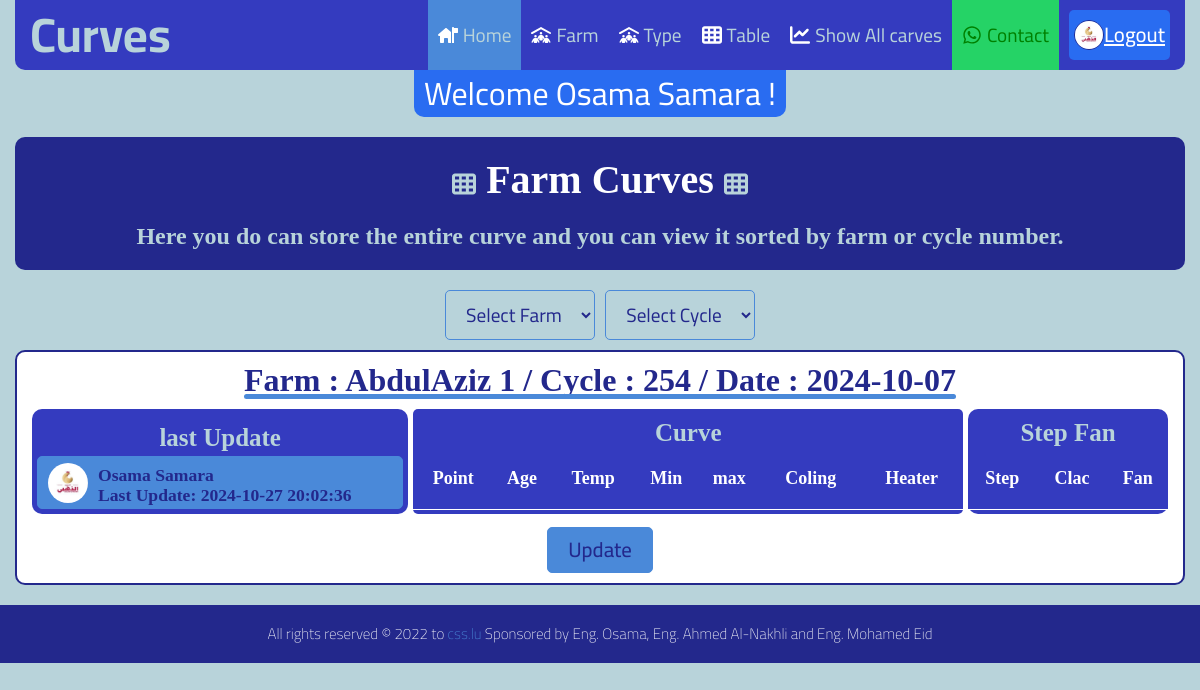
/Page/show.php (signed in), run on the app's committed database.
### tables this page shows
CREATE TABLE `t_maincurve` (
  `User_ID` int(11) NOT NULL,
  `Curve_id` int(11) NOT NULL,
  `Curve_farmID` int(11) NOT NULL,
  `Curve_cycle` int(11) NOT NULL,
  `Curve_countHouse` int(11) NOT NULL,
  `Curve_date` date NOT NULL,
  `Curve_countBard` int(11) NOT NULL,
  `Curve_powerFan` int(11) NOT NULL,
  `Curve_typeCurveID` int(11) NOT NULL,
  `Curve_Last_Update` datetime NOT NULL,
  `Curve_Notes` text NOT NULL
);

CREATE TABLE `t_farm` (
  `farm_id` int(200) NOT NULL,
  `farm_name` varchar(200) NOT NULL
);

### Page/show.php (the view, shortened to what this page needs)
<?php
if (!isset($_SESSION['userName'])) {
    $_SESSION['msg'] = "You must log in first";
    header('location: ../Login/Login.php');
} else {
    $fullNameSession = $_SESSION['fullName'];
    $PowerUser = $_SESSION['PowerUser'];
    $linkImg = $_SESSION['LinkImg'];
}
?>
<!DOCTYPE html>
<html lang="en">
<head>
    <link rel="stylesheet" href="../Css/Normalize.css">
    <link rel="stylesheet" href="../Css/FontAwesome.css">
    <link rel="stylesheet" href="../Css/Main.css">
    <link rel="stylesheet" href="../Css/Media.css">
    <link rel="stylesheet" href="../Css/show.css">
</head>
<body>
    <nav class="navbar container">
        <div class="logo">
            <h2>Curves</h2>
        </div>
        <div class="normal linkToggle">
            <ul class="links">
                <li class="activelink"><i class="fa-solid fa-house-flag"></i><a href="../index.php">Home</a></li>
                <?php
                if ($PowerUser === "boss") {
                    echo '
                        <li><i class="fa-solid fa-people-roof"></i><a href="../Page/farm.php"> Farm</a></li>
                        <li><i class="fa-solid fa-people-roof"></i><a href="../Page/type.php"> Type</a></li>
                        <li><i class="fa-solid fa-table-cells"></i><a href="../Page/table.php"> Table</a></li>
                ';
                }
                ?>
                <li><i class="fa-solid fa-chart-line"></i><a href="../Page/show.php">Show All carves</a></li>
                <li style="background-color: #25D366;"><i class="fa-brands fa-whatsapp " style="color: green;"></i><a
                        href="https://wa.me/+966596733058" style="color: green;">Contact</a></li>
                <div>
                    <form action="">
                        <a class="btn btnOut" type="submit" href="../Function/CloseSession.php"><img class="imgLogo" src="..<?php echo $linkImg; ?>" alt="">Logout</a>
                    </form>
                </div>
            </ul>
        </div>
    </nav>
    <div class="welcome">
        <p><?php echo "Welcome " . $fullNameSession . " !";  ?></p>
    </div>
    <div class="container title ">
        <h2><i class="fa-solid fa-table-cells"></i>Farm Curves<i class="fa-solid fa-table-cells"></i>
        </h2>
        <p>Here you do can store the entire curve and you can view it sorted by farm or cycle number.</p>
    </div>
    <?php
    $Fliter = ' WHERE Curve_cycle =  ( SELECT MAX( `Curve_cycle`) FROM `t_maincurve` ) ';
    ?>
    <div class="selection">
        <form action="" method="get">
            <select name="selectFarm" id="" class="selectFarm" onchange="location = this.value;">
                <option value="">Select Farm</option>
            </select>
        </form>
        <form action="" method="get">
            <select name="" id="" class="selectCyle" onchange="location = this.value;">
                <option value="">Select Cycle</option>
            </select>
        </form>
    </div>
    <?php
    include '../Function/dbConnection.php';
    $resultAjax = 0;
    $sqlMainCurve = "SELECT * FROM `t_maincurve` $Fliter ORDER BY `t_maincurve`.`Curve_cycle` DESC";
    $resultMainCurve = $conn->query($sqlMainCurve);
    if ($resultMainCurve->num_rows > 0) {
        $btnUpdateID = 0;
        while ($rowMainCurve = $resultMainCurve->fetch_assoc()) {
            $btnUpdateID++;
            $resultAjax++;
            $sqlFarm = "SELECT * FROM `t_farm` WHERE farm_id = '$rowMainCurve[Curve_farmID]'";
            $resultFarm = $conn->query($sqlFarm);
            if ($resultFarm->num_rows > 0) {
                $rowFarm = $resultFarm->fetch_assoc();
                echo '
                <form action="../Function/insertCurveDetails.php" method="post" id="formGetInsert">
                    <input type="hidden" name="Curve_id" value="' . $rowMainCurve['Curve_id'] . '">
                    <input type="hidden" name="Curve_cycle" value="' . $rowMainCurve['Curve_cycle'] . '">
                    <input type="hidden" name="Curve_farmID" value="' . $rowMainCurve['Curve_farmID'] . '">
                    <div id="mainCurvePrint" class="mainCurveFarm container">';
                echo "<h1 class='printcycle'> Farm : " . $rowFarm['farm_name'] . " / Cycle : " . $rowMainCurve['Curve_cycle'] . " / Date : " . $rowMainCurve['Curve_date'] . "</h1>";
                echo '<div class="mainCurveout container">  <div class="curve">';
                echo '
                    <div class="mainTablie contantUpdate">
                        <h2>last Update</h2>';
                $sqlLastUpdate = "SELECT DISTINCT `UserID`, `Curve_id`,`Curve_cycle` ,`Curve_Last_Update`,`Cr_Order` , `farm_id` FROM t_details_curve WHERE `Curve_cycle` = '$rowMainCurve[Curve_cycle]' AND `farm_id` = '$rowMainCurve[Curve_farmID]' ORDER BY `Cr_Order` DESC";
                $resultLastUpdate = $conn->query($sqlLastUpdate);
                if ($resultLastUpdate->num_rows > 0) {
                    while ($rowLastUpdate = $resultLastUpdate->fetch_assoc()) {
                        $Cr_Order = $rowLastUpdate['Cr_Order'];
                        $Curve_cycle_LastUpdate = $rowLastUpdate['Curve_cycle'];
                        $farm_id_LastUpdate = $rowLastUpdate['farm_id'];
                        $sqlUser = "SELECT * FROM `login` WHERE ID = '$rowLastUpdate[UserID]'";
                        $resultUser = $conn->query($sqlUser);
                        if ($resultUser->num_rows > 0) {
                            $rowUser = $resultUser->fetch_assoc();
                            $linkImage = $rowUser['linkImage'];
                            echo '
                            <button id="btnUpdateID' . $btnUpdateID . '"   class="btnUpdate">
                                <section class="update">
                                    <input type="hidden"  value="?CurveCycle=' . $Curve_cycle_LastUpdate . '&farmID=' . $farm_id_LastUpdate . '&CrOrder=' . $Cr_Order . '">
                                     <input type="hidden" value="' . $resultAjax . '">
                                    <img src="..' . $linkImage . '" alt="">
                                    <p>' . $rowUser['fullName'] . '<br> Last Update: ' . $rowLastUpdate['Curve_Last_Update'] . '</p>
                                </section>
                            </button>
                           ';
                        }
                    }
                }
                echo '  </div>
                ';
                echo '
                    <div class="mainTablie">
                        <h2>Curve</h2>
                        <table id="stepFanTable" class="table">
                            <thead>
                                <tr class="rowHead">
                                    <th class="">Point</th>
                                    <th class="">Age</th>
                                    <th class="">Temp</th>
                                    <th class="">Min</th>
                                    <th class="">max</th>
                                    <th class="">Coling</th>
                                    <th class="">Heater</th>
                                </tr>
                            </thead>
                            <tbody id="result' . $resultAjax  . '">
                            </tbody>
                        </table>
                    </div>
                ';
                echo '
                    <div class="mainTablie">
                        <h2>Step Fan</h2>
                        <table class="table">
                            <thead>
                                <tr class="rowHead">
                                    <th class="">Step</th>
                                    <th class="">Clac</th>
                                    <th class="">Fan</th>
                                </tr>
                            </thead>
                            <tbody id="resultFan' . $resultAjax  . '">
                            </tbody>
                        </table>
                    </div>
                ';
                echo '</div>
                            <div id="resultNotes' . $resultAjax  . '" class="Notes"></div>
                        </div>';
                if ($PowerUser === "boss") {
                    echo '
                        <button class="btn" onclick="return confirm(\'Are you sure?\')" type="submit" name="update" value="Update"> Update </button>';
                }
                echo "</div></form>";
            }
        }
    }
    ?>
    <div class="footer ">
        All rights reserved © 2022 to <a href="https://css.lu/">css.lu</a> Sponsored by Eng. Osama, Eng. Ahmed Al-Nakhli and Eng. Mohamed Eid
    </div>
</body>
</html>

### Css/Main.css (style rules this page uses)
:root { --color1: #23288c; --color2: #343bbf; --color3: #296cf1; --color4: #4a89d9; --color5: #b8d3da; --colorWiht: #fff; --colorBlack: #000; --fontFamily: "Cairo", sans-serif; --fontNumber: "Noto Serif Oriya", serif; }
* { margin: 0; padding: 0; box-sizing: border-box; }
body { background-color: var(--color5); font-family: var(--fontFamily); }
.navbar { position: relative; display: flex; justify-content: space-between; align-items: center; height: 70px; padding: 0 15px; background-color: var(--color2); border-radius: 0 0 10px 10px; }
.navbar .logo { display: flex; align-items: center; color: var(--color5); font-size: 2rem; font-weight: 700; text-decoration: none; }
.navbar .normal .links { display: flex; align-items: center; position: relative; }
.navbar .normal .links li { list-style: none; height: 70px; display: flex; align-items: center; justify-content: center; translate: 0.5s; position: relative; }
.navbar .linkToggle .links li svg { width: 20px; height: 20px; color: var(--colorWiht); padding-left: 10px; margin-right: -5px; }
.activelink { color: var(--colorBlack) !important; background-color: var(--color4) !important; }
.navbar .linkToggle .links li ::before { content: ""; position: absolute; bottom: 0; left: 0; width: 0%; height: 10px; background-color: var(--color1); transition: 0.5s; }
.navbar .normal .links li a { display: block; text-decoration: none; color: var(--color5); padding: 0 10px; font-size: 1.2rem; }
.navbar .normal .links .btn { color: var(--colorWiht); background-color: var(--color3); padding: 10px 5px; border-radius: 5px; transition: 0.5s; outline: none; border: none; margin-left: 10px; cursor: pointer; display: flex; align-items: center; }
.btnOut { color: var(--colorWiht); background-color: var(--color3); padding: 20px 15px; border-radius: 5px; transition: 0.5s; outline: none; border: none; margin-left: 10px; cursor: pointer; }
.welcome { display: flex; flex-direction: column; align-items: center; justify-content: center; margin: 0 auto; border-radius: 0 0 10px 10px; position: relative; transition: 0.3s; }
.welcome p { margin-top: 0; color: var(--colorWiht); font-size: 2rem; text-align: center; background-color: var(--color3); padding: 5px 10px; border-radius: 0 0 10px 10px; transition: 0.3s; }
.mainTablie { border-radius: 10px; margin: 15px 0; box-shadow: var(--colorBlack); width: 100%; border-collapse: auto; font-family: var(--fontNumber); background: var(--color2); color: var(--color5); }
.mainTablie table { width: 100%; text-align: center; border-collapse: auto; border-spacing: 0; }
.mainTablie thead { color: var(--colorWiht); }
.mainTablie thead th { text-align: center; padding: 20px 0; font-size: 18px; border-bottom: 1px solid var(--colorWiht); color: var(--colorWiht); }
.mainTablie thead th:first-child { border-radius: 5px 0 0 0; }
.mainTablie thead th:last-child { border-radius: 0 5px 0 0; }
.mainCurveout .curve { width: 100%; display: flex; flex-wrap: wrap; justify-content: space-evenly; gap: 10px; text-align: center; }
.mainCurveout .curve div .table { background: var(--color2); border-collapse: collapse; overflow: auto; }
.mainCurveout .curve div h2 { text-align: center; color: var(--color5); font-size: 25px; padding-top: 10px; }
.mainCurveout .curve div:first-child { flex: 2; padding: 5px; }
.mainCurveout .curve div:last-child { flex: 1; min-width: 130px; }
.footer { background: var(--color1); padding: 20px 0; text-align: center; color: var(--colorWiht); font-size: 15px; font-weight: 100; font-family: var(--fontFamily); margin-top: 10px; margin-bottom: 0; }
.footer a { color: var(--color4); text-decoration: none; }
.title { color: var(--color1); text-align: center; margin: 20px auto; background: var(--color1); border-radius: 10px; padding: 10px; }
.title h2 { font-family: var(--fontNumber); color: var(--colorWiht); font-size: 2.5rem; font-weight: 600; text-align: center; margin: 0 auto; position: relative; border-radius: 10px; padding: 10px; }
.title p { font-family: var(--fontNumber); color: var(--color5); font-size: 1.5rem; font-weight: 600; text-align: center; margin: 0 auto; position: relative; border-radius: 10px; padding: 10px; }
.title svg { font-size: 1.5rem; color: var(--color5); margin: 0 10px; position: relative; animation: spin 3s linear infinite; }
.imgLogo { width: 30px; height: 30px; border-radius: 50%; border: 1px solid var(--color1); }

### data on the page
t_maincurve: t_farm.farm_name "AbdulAziz 1", Curve_cycle "254", Curve_date "2024-10-07", User_ID.linkImage (picture), User_ID.fullName "Osama Samara", Curve_Last_Update "2024-10-27 20:02:36"

### other printed values
$fullNameSession "Osama Samara"
